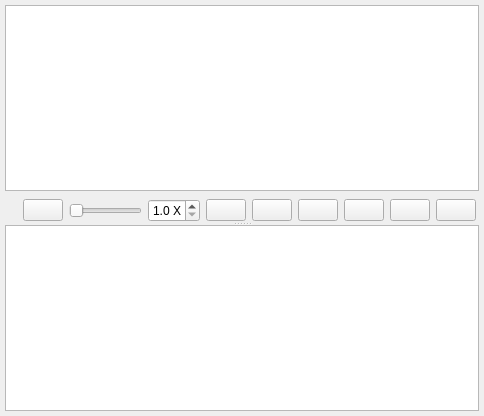
<?xml version="1.0" encoding="UTF-8"?>
<ui version="4.0">
 <class>PlayerWidget</class>
 <widget class="QWidget" name="PlayerWidget">
  <property name="geometry">
   <rect>
    <x>0</x>
    <y>0</y>
    <width>484</width>
    <height>416</height>
   </rect>
  </property>
  <property name="windowTitle">
   <string>Player</string>
  </property>
  <layout class="QHBoxLayout" name="horizontalLayout_2">
   <property name="margin">
    <number>5</number>
   </property>
   <item>
    <widget class="QSplitter" name="splitter">
     <property name="orientation">
      <enum>Qt::Vertical</enum>
     </property>
     <property name="handleWidth">
      <number>3</number>
     </property>
     <widget class="QWidget" name="layoutWidget">
      <layout class="QVBoxLayout" name="verticalLayout">
       <property name="spacing">
        <number>3</number>
       </property>
       <item>
        <widget class="TeamRadarView" name="graphicsView"/>
       </item>
       <item>
        <widget class="QWidget" name="widgetControls" native="true">
         <layout class="QHBoxLayout" name="horizontalLayout">
          <property name="leftMargin">
           <number>5</number>
          </property>
          <property name="topMargin">
           <number>5</number>
          </property>
          <property name="rightMargin">
           <number>3</number>
          </property>
          <property name="bottomMargin">
           <number>0</number>
          </property>
          <item>
           <widget class="QLabel" name="labelConnection">
            <property name="text">
             <string/>
            </property>
            <property name="pixmap">
             <pixmap resource="Resources.qrc">:/Images/Red.png</pixmap>
            </property>
           </widget>
          </item>
          <item>
           <widget class="QPushButton" name="btPlayPause">
            <property name="toolTip">
             <string>Play/Pause</string>
            </property>
           </widget>
          </item>
          <item>
           <widget class="QSlider" name="slider">
            <property name="orientation">
             <enum>Qt::Horizontal</enum>
            </property>
           </widget>
          </item>
          <item>
           <widget class="QDoubleSpinBox" name="sbSpeed">
            <property name="minimumSize">
             <size>
              <width>50</width>
              <height>0</height>
             </size>
            </property>
            <property name="toolTip">
             <string>Speed</string>
            </property>
            <property name="suffix">
             <string> X</string>
            </property>
            <property name="decimals">
             <number>1</number>
            </property>
            <property name="minimum">
             <double>1.000000000000000</double>
            </property>
            <property name="maximum">
             <double>10.000000000000000</double>
            </property>
           </widget>
          </item>
          <item>
           <widget class="QPushButton" name="btLoad">
            <property name="toolTip">
             <string>Load</string>
            </property>
           </widget>
          </item>
          <item>
           <widget class="QPushButton" name="btDownload">
            <property name="text">
             <string/>
            </property>
            <property name="icon">
             <iconset resource="Resources.qrc">
              <normaloff>:/Images/Download.png</normaloff>:/Images/Download.png</iconset>
            </property>
           </widget>
          </item>
          <item>
           <widget class="QPushButton" name="btOnline">
            <property name="toolTip">
             <string>Online/Offline</string>
            </property>
            <property name="icon">
             <iconset resource="Resources.qrc">
              <normaloff>:/Images/Connect.png</normaloff>:/Images/Connect.png</iconset>
            </property>
           </widget>
          </item>
          <item>
           <widget class="QPushButton" name="btPlaylist">
            <property name="toolTip">
             <string>Playlist</string>
            </property>
            <property name="checkable">
             <bool>true</bool>
            </property>
           </widget>
          </item>
          <item>
           <widget class="QPushButton" name="btEffects">
            <property name="toolTip">
             <string>Use Effects</string>
            </property>
            <property name="icon">
             <iconset resource="Resources.qrc">
              <normaloff>:/Images/Shadow.png</normaloff>:/Images/Shadow.png</iconset>
            </property>
            <property name="checkable">
             <bool>true</bool>
            </property>
           </widget>
          </item>
          <item>
           <widget class="QPushButton" name="btShowChat">
            <property name="icon">
             <iconset resource="Resources.qrc">
              <normaloff>:/Images/Chat.png</normaloff>:/Images/Chat.png</iconset>
            </property>
            <property name="checkable">
             <bool>true</bool>
            </property>
           </widget>
          </item>
         </layout>
        </widget>
       </item>
      </layout>
     </widget>
     <widget class="QTableView" name="tvPlaylist">
      <property name="editTriggers">
       <set>QAbstractItemView::NoEditTriggers</set>
      </property>
      <property name="selectionMode">
       <enum>QAbstractItemView::SingleSelection</enum>
      </property>
      <property name="selectionBehavior">
       <enum>QAbstractItemView::SelectRows</enum>
      </property>
      <attribute name="horizontalHeaderStretchLastSection">
       <bool>true</bool>
      </attribute>
     </widget>
    </widget>
   </item>
  </layout>
 </widget>
 <customwidgets>
  <customwidget>
   <class>TeamRadarView</class>
   <extends>QGraphicsView</extends>
   <header>TeamRadarView.h</header>
  </customwidget>
 </customwidgets>
 <resources>
  <include location="Resources.qrc"/>
 </resources>
 <connections/>
</ui>
